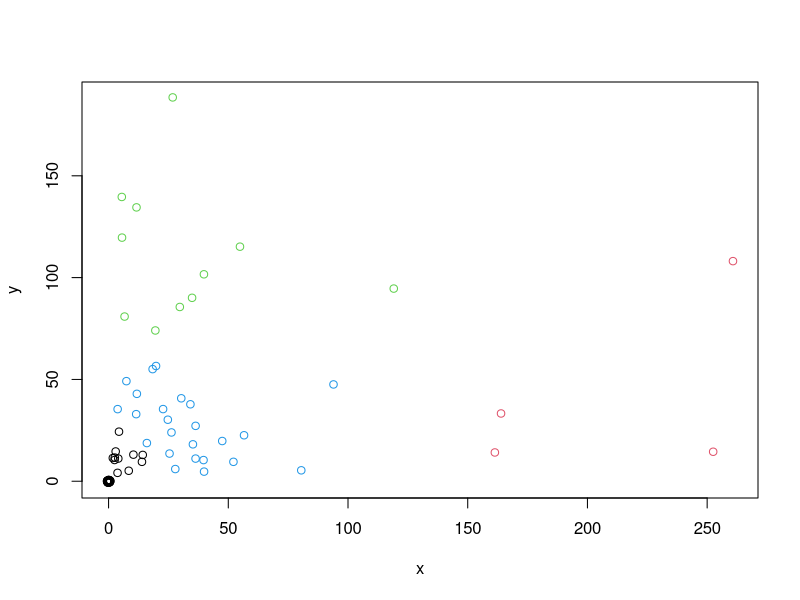

Write the R code that produced this figure.
#library(factoextra)
#file_location <- file.choose()
#print(path_user)
#dat = read.csv(file_location, fileEncoding="UTF-16LE", header=TRUE,  sep = '\t', skipNul=TRUE)
#dat = read.csv(file_location, header=TRUE,  sep = '\t', skipNul=TRUE)
data("USArrests")      # Loading the data set
#source("C:/Users/gcalabre/GitHub/R_training/package.R")



df <- rbind(matrix(rnorm(100, sd = 0.3), ncol = 2),
           matrix(rlnorm(100, meanlog = 3, sdlog = 1), ncol = 2 ))
colnames(df) <- c("x", "y")

# View the firt 3 rows of the data
head(df, n = 3)

set.seed(123)
km.res <- kmeans(df, 4, nstart = 25)
plot(df, col = km.res$cluster)

#plot(dat$diex, dat$diey,
#     pch = 19,
#     col = factor(dat$edge))


#dat<- edge(dat)
#print(dat)